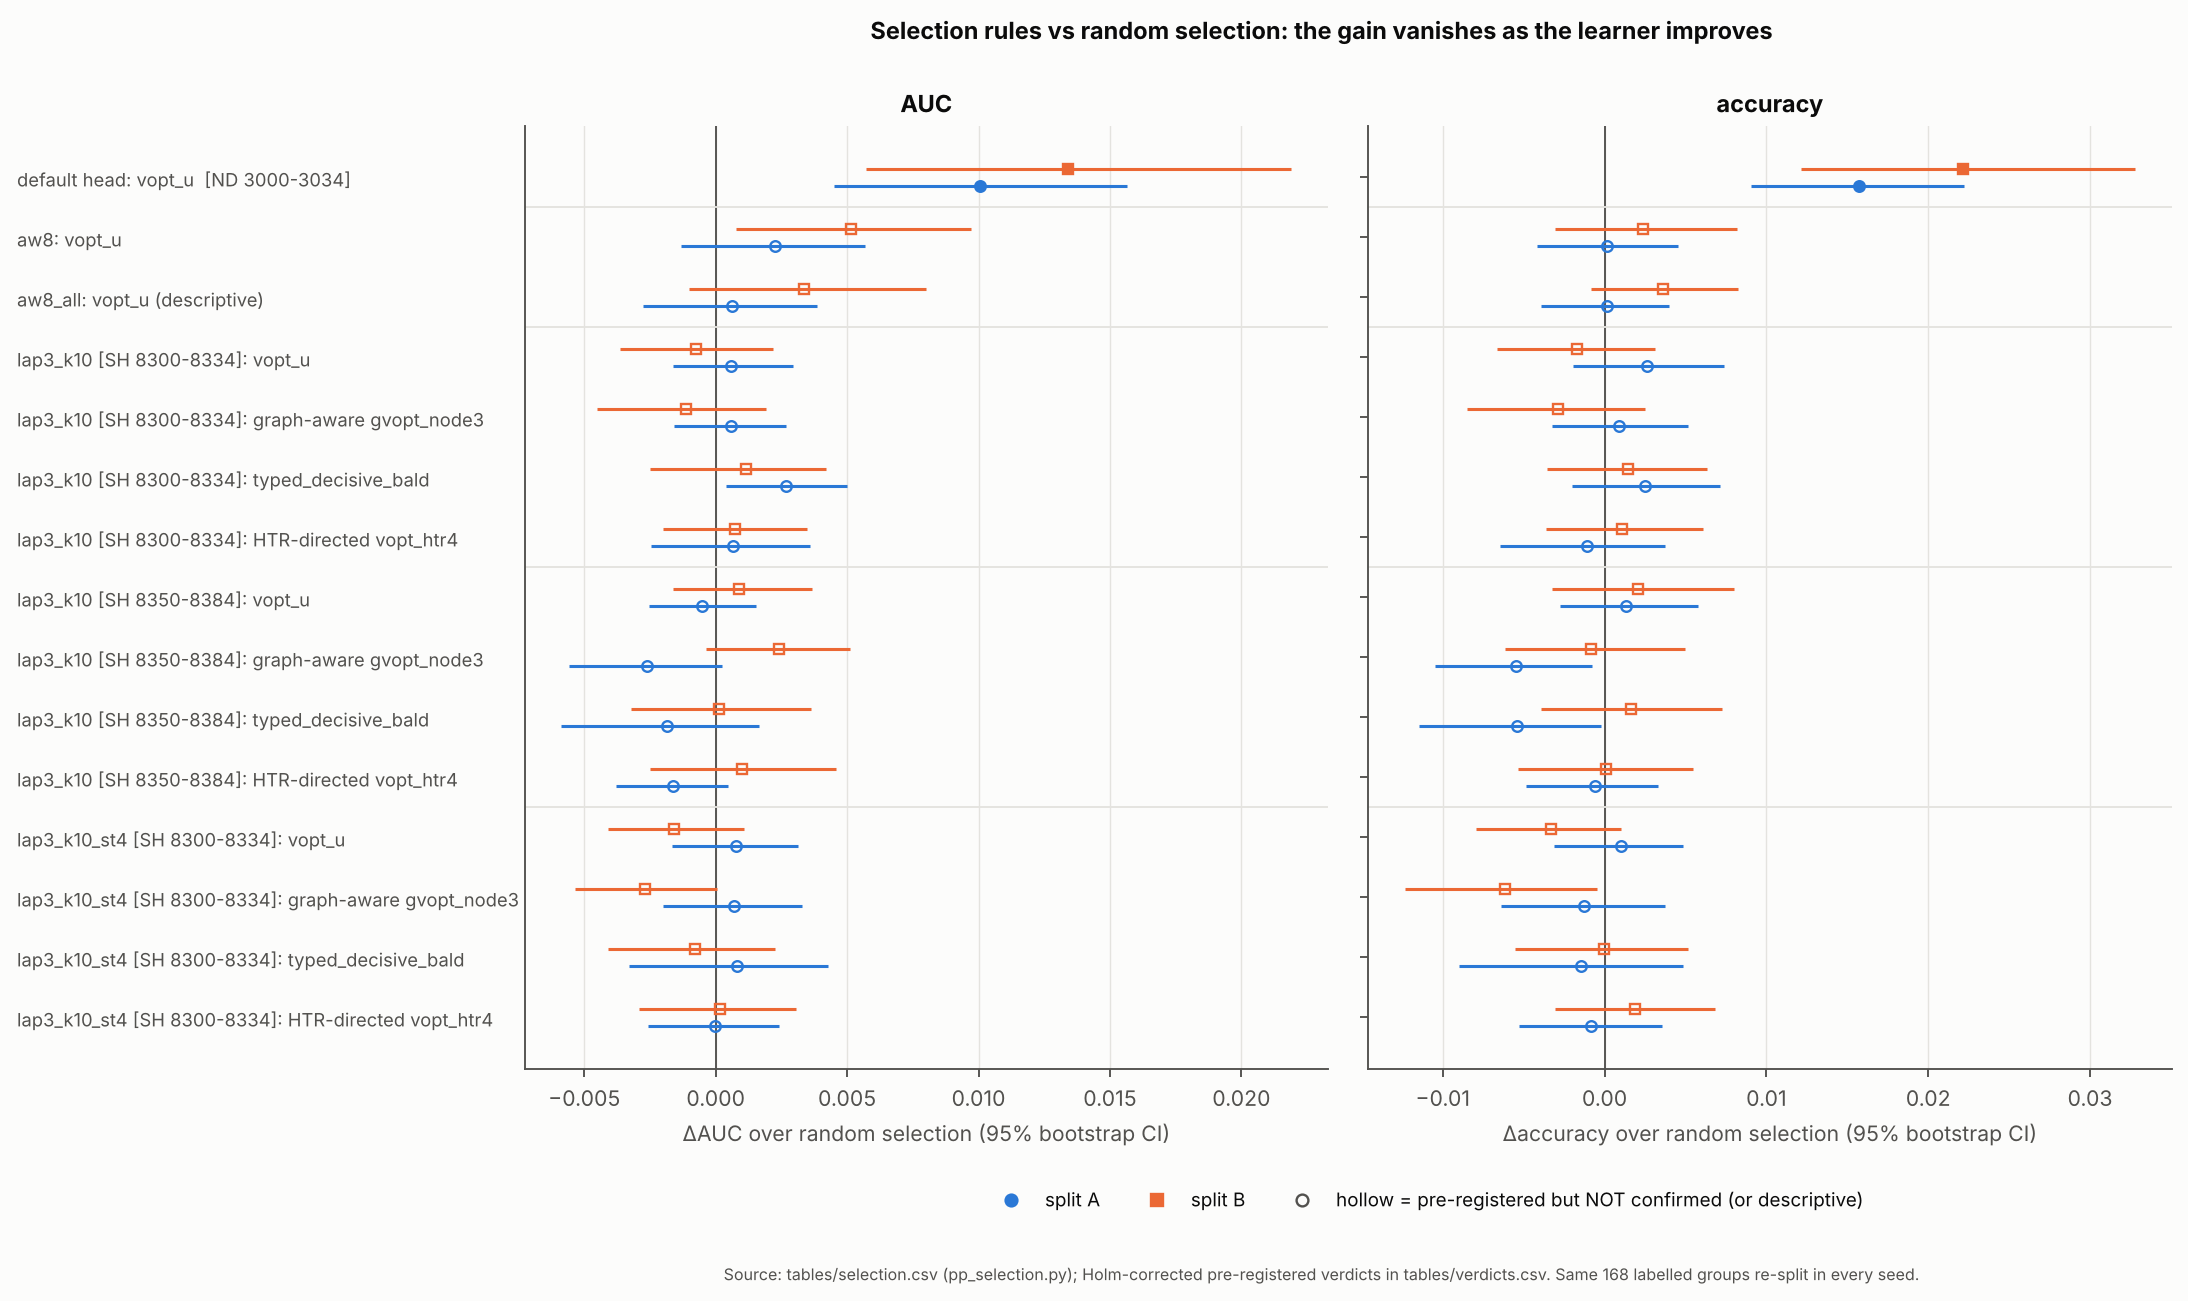

Recreate this plot in Python.
"""Figure 4: selection rules vs random selection as the learner gets stronger (single-shot selection; random = mean of 3 draws; paired).  Rows: learner (default head, aw8, aw8_all [descriptive], lap3_k10, lap3_k10_st4)
x selection rule; filled markers = frozen pre-registered tests that were CONFIRMED (only vopt_u with the default head), hollow = not confirmed / descriptive.  Data: tables/selection.csv (pp_selection.py)."""
import sys
from pathlib import Path
sys.path.insert(0, str(Path(__file__).resolve().parents[1]))
import pandas as pd
import matplotlib.pyplot as plt
import pp_lib as L, pp_style as S

S.setup(); t = pd.read_csv(L.TABLES / "selection.csv")
ROWS = [("ND1", "baseline", "vopt_u", "default head: vopt_u  [ND 3000-3034]", True), ("ND1", "aw8", "vopt_u", "aw8: vopt_u", False), ("ND1", "aw8_all", "vopt_u", "aw8_all: vopt_u (descriptive)", False)]
for blk, tag in (("SH1", "lap3_k10 [SH 8300-8334]"), ("SH2", "lap3_k10 [SH 8350-8384]"), ("SH1S4", "lap3_k10_st4 [SH 8300-8334]")):
    lr = "lap3_k10_st4" if blk == "SH1S4" else "lap3_k10"
    for sel, nm in (("vopt_u", "vopt_u"), ("gvopt_node3", "graph-aware gvopt_node3"), ("typed_decisive_bald", "typed_decisive_bald"), ("vopt_htr4", "HTR-directed vopt_htr4")): ROWS.append((blk, lr, sel, f"{tag}: {nm}", False))
n = len(ROWS); fig, axs = plt.subplots(1, 2, figsize=(12.5, 7.2), sharey=True, gridspec_kw=dict(wspace=0.05))
for ax, m, name in zip(axs, ("auc", "acc"), ("ΔAUC over random selection", "Δaccuracy over random selection")):
    ax.axvline(0, color=S.INK2, lw=0.8)
    for k, (blk, lr, sel, lab, conf) in enumerate(ROWS):
        for off, split in ((-0.14, "A"), (0.14, "B")):
            r = t[(t.block == blk) & (t.learner == lr) & (t.selector == sel) & (t.split == split) & (t.metric == m)].iloc[0]
            ax.errorbar(r.gain, n - 1 - k + off, xerr=[[r.gain - r.lo], [r.hi - r.gain]], fmt=S.SPLIT_MARK[split], color=S.SPLIT_COL[split], ms=4.5, lw=1.3, mfc=S.SPLIT_COL[split] if conf else "none")
    for k in (0, 2, 6, 10): ax.axhline(n - 1 - k - 0.5, color=S.GRID, lw=0.8)
    ax.set_xlabel(name + " (95% bootstrap CI)"); ax.set_title({"auc": "AUC", "acc": "accuracy"}[m]); ax.grid(axis="y", visible=False)
axs[0].set_yticks(range(n)); axs[0].set_yticklabels([r[3] for r in ROWS][::-1], fontsize=7.8, ha="left"); axs[0].tick_params(axis="y", pad=215, length=0)
fig.legend(handles=[plt.Line2D([], [], marker="o", color=S.SPLIT_COL["A"], ls="", label="split A"), plt.Line2D([], [], marker="s", color=S.SPLIT_COL["B"], ls="", label="split B"), plt.Line2D([], [], marker="o", mfc="none", color=S.INK2, ls="", label="hollow = pre-registered but NOT confirmed (or descriptive)")], loc="lower center", ncol=3, bbox_to_anchor=(0.55, -0.02))
fig.suptitle("Selection rules vs random selection: the gain vanishes as the learner improves", y=0.97, fontsize=10, fontweight="bold")
S.save(fig, "fig4_selection", "Source: tables/selection.csv (pp_selection.py); Holm-corrected pre-registered verdicts in tables/verdicts.csv. Same 168 labelled groups re-split in every seed.", note_y=-0.05)
